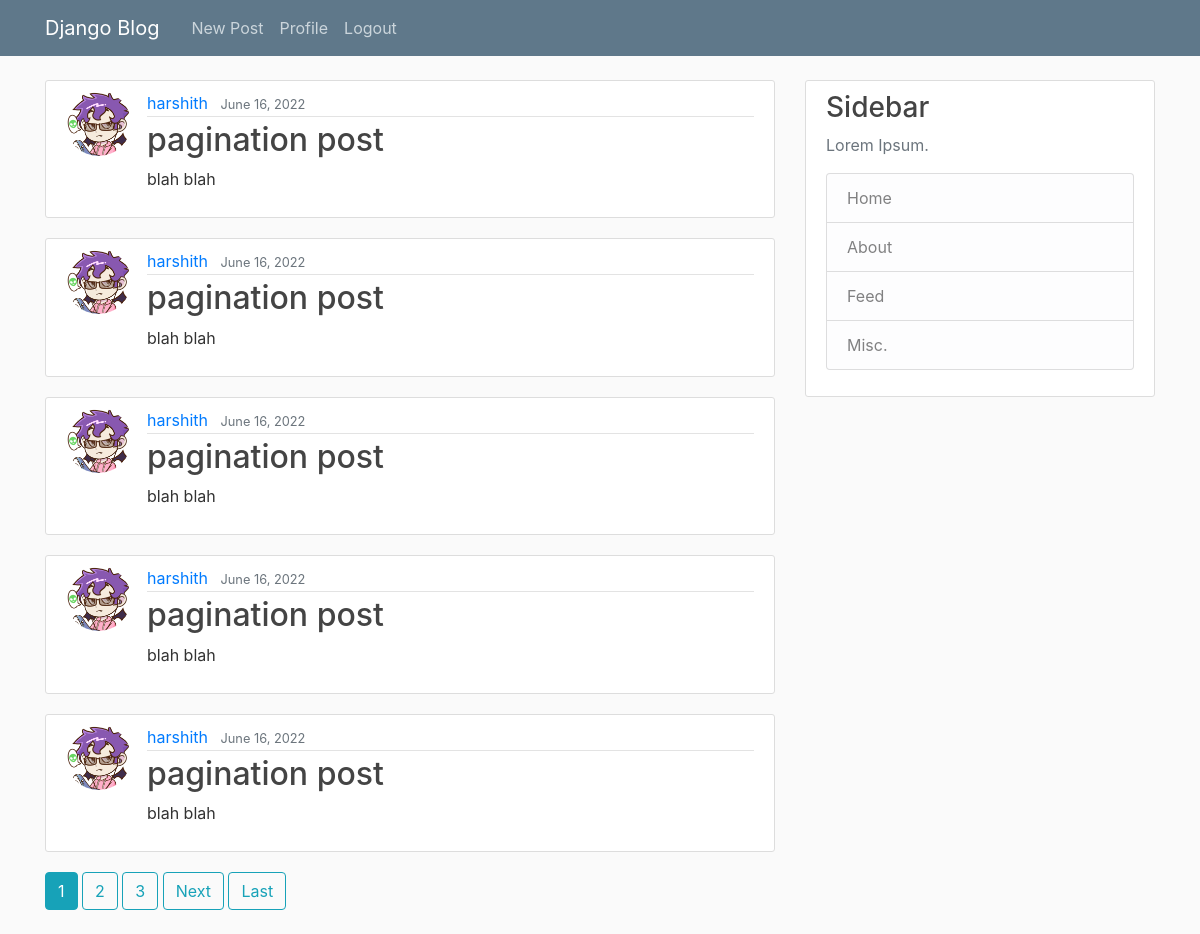
/feed/ (signed in), run on the app's committed database.
### blog/models.py (models this page shows, shortened)
class Post(models.Model):
    title = models.CharField(max_length=100)
    content = models.TextField()
    date_posted = models.DateTimeField(default=timezone.now)
    author = models.ForeignKey(User, on_delete=models.CASCADE)

### users/models.py (models this page shows, shortened)
class Profile(models.Model):
    user = models.OneToOneField(User, on_delete=models.CASCADE)
    image = models.ImageField(default='default.png', upload_to='profile_pics')
    bio = models.CharField(max_length=200)
    following = models.ManyToManyField(User, related_name='+')
    followers = models.ManyToManyField(User, related_name='+')

### blog/views.py (the view)
# urls.py: path('feed/', FeedView.as_view(), name='blog-feed'),
class FeedView(ListView):
    model = Post
    template_name = 'blog/feed.html'
    context_object_name = 'posts'
    paginate_by = 5
    def get_queryset(self):
        qset = Post.objects.filter(author=self.request.user)
        for u in self.request.user.profile.following.all():
            qset |= Post.objects.filter(author=u)
        return qset.order_by('-date_posted')

### blog/templates/blog/feed.html (shortened to what this page needs)
{% extends "blog/base.html" %}
{% block content %}
    {% for post in posts %}
        <article class="media content-section">
          <img class="rounded-circle article-img" src="{{ post.author.profile.image.url }}">
          <div class="media-body">
            <div class="article-metadata">
              <a class="mr-2" href="{% url 'user-posts' post.author.username %}">{{ post.author }}</a>
              <small class="text-muted">{{ post.date_posted|date:"F d, Y" }}</small>
            </div>
            <h2><a class="article-title" href="{% url 'post-detail' post.id %}">{{ post.title }}</a></h2>
            <p class="article-content">{{ post.content }}</p>
          </div>
        </article>
    {% endfor %}
    {% if is_paginated %}
      {% for num in page_obj.paginator.page_range %}
        {% if page_obj.number == num %}
          <a class="btn btn-info mb-4" href="?page={{ num }}">{{ num }}</a>
        {% elif num > page_obj.number|add:'-3' and num < page_obj.number|add:'3' %}
          <a class="btn btn-outline-info mb-4" href="?page={{ num }}">{{ num }}</a>
        {% endif %}
      {% endfor %}
      {% if page_obj.has_next %}
        <a class="btn btn-outline-info mb-4" href="?page={{ page_obj.next_page_number }}">Next</a>
        <a class="btn btn-outline-info mb-4" href="?page={{ page_obj.paginator.num_pages }}">Last</a>
      {% endif %}
    {% endif %}
{% endblock content %}

### blog/static/blog/main.css (style rules this page uses)
body { background: #fafafa; color: #333333; margin-top: 5rem; }
h1, h2, h3, h4, h5, h6 { color: #444444; }
.content-section { background: #ffffff; padding: 10px 20px; border: 1px solid #dddddd; border-radius: 3px; margin-bottom: 20px; }
.article-title { color: #444444; }
.article-content { white-space: pre-line; }
.article-img { height: 65px; width: 65px; margin-right: 16px; }
.article-metadata { padding-bottom: 1px; margin-bottom: 4px; border-bottom: 1px solid #e3e3e3 }

### data on the page
Post: author.profile.image (picture), author "harshith", date_posted "June 16, 2022", title "pagination post", content "blah blah"
Post: author.profile.image (picture), author "harshith", date_posted "June 16, 2022", title "pagination post", content "blah blah"
Post: author.profile.image (picture), author "harshith", date_posted "June 16, 2022", title "pagination post", content "blah blah"
Post: author.profile.image (picture), author "harshith", date_posted "June 16, 2022", title "pagination post", content "blah blah"
Post: author.profile.image (picture), author "harshith", date_posted "June 16, 2022", title "pagination post", content "blah blah"

### other printed values
{{ num }} "1"
{{ num }} "2" "3"
